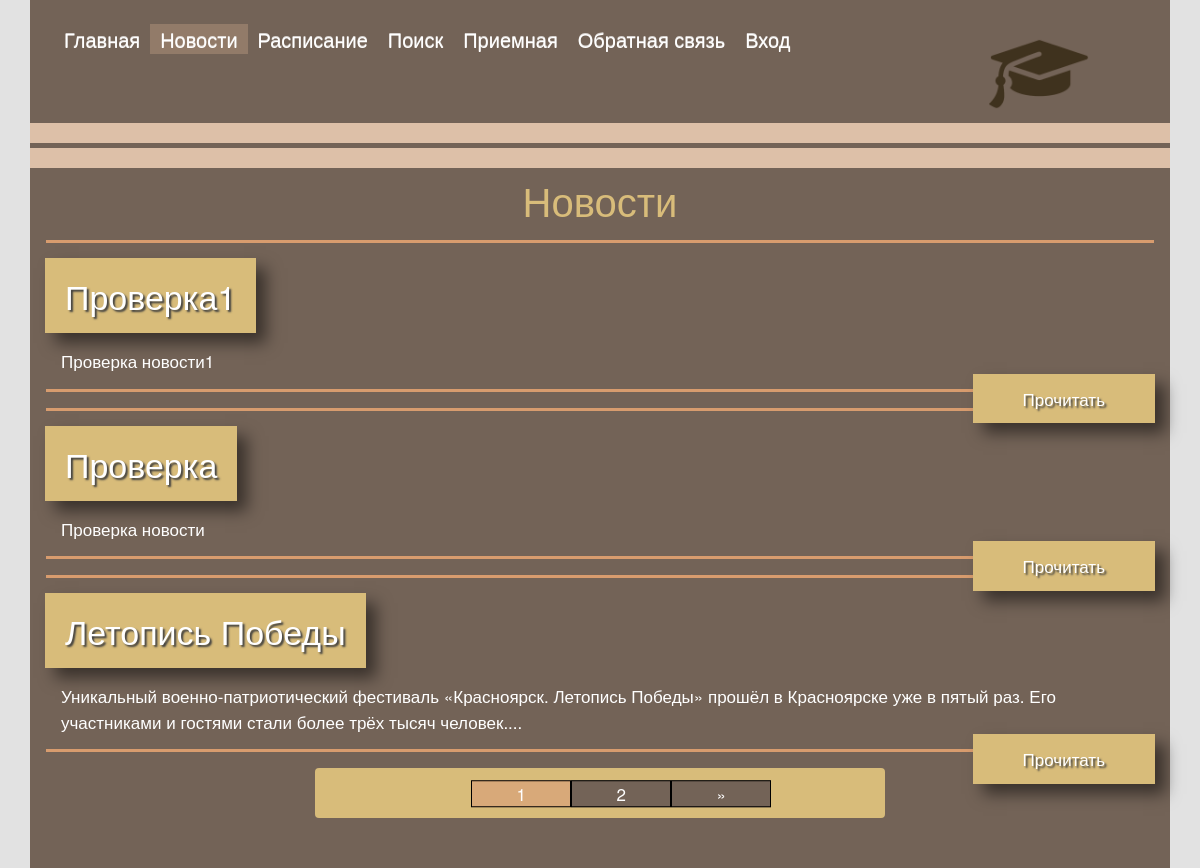
The page /page/news.php on the database its author committed.
### tables this page shows
CREATE TABLE IF NOT EXISTS `news` (
  `id` int(11) NOT NULL AUTO_INCREMENT,
  `title` text NOT NULL,
  `text` text NOT NULL,
  `image` text,
  PRIMARY KEY (`id`)
);

### page/news.php (the view, shortened to what this page needs)
<?php
require_once '../include/header.php';
?>
    <section>
        <nav>
            <div class="container" id="nav">
                <div class="row">
                    <div class="col-10">
                        <ul>
                            <li>
                                <a href="../index.php">Главная</a></li>
                            <li class="current-menu-parent active">
                                <a href="../page/news.php">Новости</a></li>
                            <li>
                                <a href="../page/raspisanie.php">Расписание</a></li>
                            <li>
                                <a href="../page/search.php">Поиск</a></li>
                            <li>
                                <a href="../page/reception_room.php">Приемная</a></li>
                            <li>
                                <a href="../page/feedback.php">Обратная связь</a></li>
                            <li>
                                <?= (!empty($_SESSION['login']) AND !empty($_SESSION['password'])) ? '<a href="../page/adminpanel/admin.php">Админ.панель</a>' : '<a href="../auth.php">Вход</a>' ?></li>
                        </ul>
                    </div>
                    <div class="col-2 img-fluid">
                        <img src="../src/images/ikonka_obrazovanie.png"
                             alt="Выдуманный колледж обучения программированию" width="100">
                    </div>
                </div>
            </div>
        </nav>
    </section>
    <div class="container">
        <div class="row">
            <div class="col">
                <div class="hr"></div>
                <div class="line"></div>
            </div>
        </div>
        <div class="row">
            <div class="col">
                <div class="content">
                    <h1 class="text-center title pt-2">Новости</h1>
                    <section>
                        <?php
                        $count = mysql_result(mysql_query("SELECT COUNT(*) FROM `news`;"), 0);
                        $PAGINGS = new PAGINGS(3, "SELECT * FROM `news` ORDER BY `id` DESC");
                        if($PAGINGS->count_get > 0) {
                            while ($result = mysql_fetch_array($PAGINGS->get)) {
                                $text = preg_match("/^(.{300,}?)\s+/s", $result['text'], $m) ? $m[1] . '...' : $result['text'];
                                echo '<div class="news m-3">';
                                echo '<div class="title">' . $result['title'] . '</div>';
                                echo '<div class="text">' . $text . '</div>';
                                echo '<a href="aboutNews.php?id=' . $result['id'] . '"><div class="about">Прочитать</div></a>';
                                echo '</div>';
                            }
                            if($count>3) {
                                echo $PAGINGS->Links('?r='.rand(10000,99999).'&');
                            }
                        }
                        ?>
                    </section>
                </div>
            </div>
        </div>
    </div>
<?php
require_once '../include/footer.php';
?>

### src/css/style.css (style rules this page uses)
* { margin: 0; padding: 0; }
body { font-size: 17px; font-family: "Helvetica Neue", sans-serif; background: #E2E2E2; color: #fff; }
li { list-style-type: none; }
ul { margin-left: 0; padding-left: 0; }
h1.title, h2.result, h1 a { font-size: 40px; color: #d8bc7a; }
a { text-decoration: none; }
#nav ul li a { color: rgba(255, 255, 255, 0.7); display: block; float: left; font-size: 20px; height: 30px; line-height: 30px; outline: medium none; padding: 0 10px; position: relative; text-align: center; text-decoration: none; text-shadow: 0px 1px 0px #ffffff; }
#nav { background: #736357; padding: 24px; position: relative; }
#nav ul li { float: left; }
#nav li.active { background: #927b69; text-decoration: underline; }
.current-menu-parent { text-decoration: underline; }
.hr { width: 100%; height: 20px; display: block; background: #ddc0a8; position: absolute; top: -25px; bottom: 0px; left: 0px; right: 0px; }
.line { width: 100%; height: 20px; display: block; background: #ddc0a8; position: absolute; top: 0px; bottom: 0px; left: 0px; right: 0px; }
.news { border: solid #d89c6e; border-width: 3px 0; margin: 10px 40px; padding: 15px; }
.news .title { line-height: inherit; font-size: 200%; background-color: #d8bc7a; box-shadow: 10px 10px 15px rgba(0, 0, 0, 0.5); color: #fff; text-shadow: 2px 2px 2px #ececec; text-shadow: 2px 2px 2px #3F3F3F; margin-bottom: 15px; margin-left: -16px; display: inline-block; padding: 12px 20px; }
.news .about { position: absolute; line-height: inherit; font-size: 100%; background-color: #d8bc7a; box-shadow: 10px 10px 15px rgba(0, 0, 0, 0.5); color: #fff; text-shadow: 2px 2px 2px #ececec; text-shadow: 2px 2px 2px #3F3F3F; right: 15px; display: inline-block; padding: 12px 50px; }

### page/news.php (style rules this page uses)
.content { width: 100%; height: 700px; background: #736357; position: absolute; top: 20px; bottom: 0px; left: 0px; right: 0px; }

### rows shown on the page
news: title "Проверка1", text "Проверка новости1"
news: title "Проверка", text "Проверка новости"
news: title "Летопись Победы", text "Уникальный военно-патриотический фестиваль «Красноярск. Летопись Победы» прошёл в Красноярске уже в пятый раз. Его участниками и гостями стали более трёх тысяч человек...."
